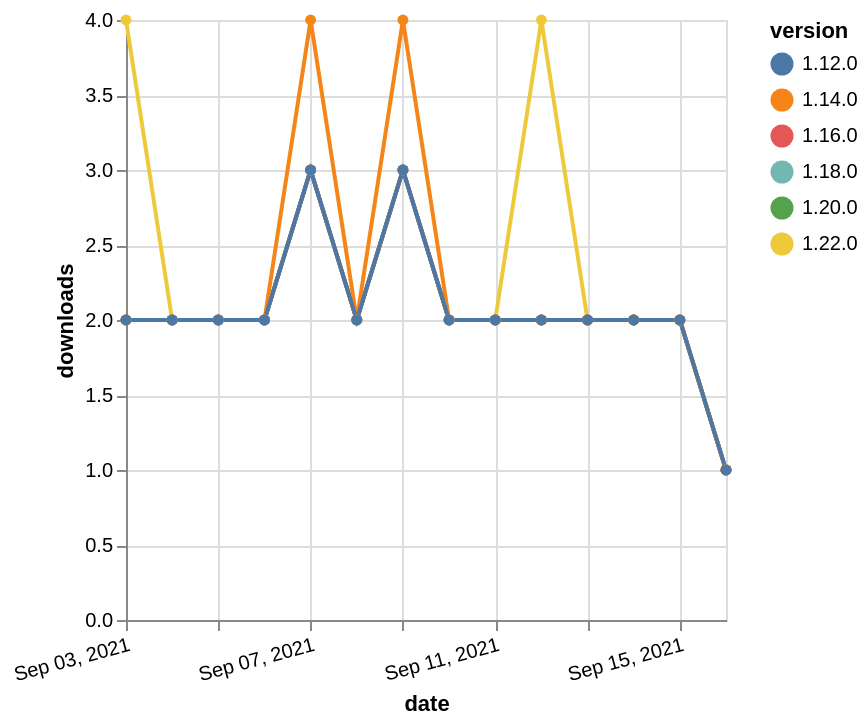

Here is the Vega-Lite specification saved for this chart:
### Vega-Lite specification from a JSON file in a GitHub repository (floating-point values rounded to 4 significant figures)
{"$schema": "https://vega.github.io/schema/vega-lite/v5.json", "description": "A simple bar chart with embedded data.", "data": {"values": [{"date": "2021-09-03", "total": 1661, "delta": 2, "version": "1.18.0"}, {"date": "2021-09-04", "total": 1663, "delta": 2, "version": "1.18.0"}, {"date": "2021-09-05", "total": 1665, "delta": 2, "version": "1.18.0"}, {"date": "2021-09-06", "total": 1667, "delta": 2, "version": "1.18.0"}, {"date": "2021-09-07", "total": 1670, "delta": 3, "version": "1.18.0"}, {"date": "2021-09-08", "total": 1672, "delta": 2, "version": "1.18.0"}, {"date": "2021-09-09", "total": 1675, "delta": 3, "version": "1.18.0"}, {"date": "2021-09-10", "total": 1677, "delta": 2, "version": "1.18.0"}, {"date": "2021-09-11", "total": 1679, "delta": 2, "version": "1.18.0"}, {"date": "2021-09-12", "total": 1681, "delta": 2, "version": "1.18.0"}, {"date": "2021-09-13", "total": 1683, "delta": 2, "version": "1.18.0"}, {"date": "2021-09-14", "total": 1685, "delta": 2, "version": "1.18.0"}, {"date": "2021-09-15", "total": 1687, "delta": 2, "version": "1.18.0"}, {"date": "2021-09-16", "total": 1688, "delta": 1, "version": "1.18.0"}, {"date": "2021-09-03", "total": 1005, "delta": 4, "version": "1.22.0"}, {"date": "2021-09-04", "total": 1007, "delta": 2, "version": "1.22.0"}, {"date": "2021-09-05", "total": 1009, "delta": 2, "version": "1.22.0"}, {"date": "2021-09-06", "total": 1011, "delta": 2, "version": "1.22.0"}, {"date": "2021-09-07", "total": 1014, "delta": 3, "version": "1.22.0"}, {"date": "2021-09-08", "total": 1016, "delta": 2, "version": "1.22.0"}, {"date": "2021-09-09", "total": 1019, "delta": 3, "version": "1.22.0"}, {"date": "2021-09-10", "total": 1021, "delta": 2, "version": "1.22.0"}, {"date": "2021-09-11", "total": 1023, "delta": 2, "version": "1.22.0"}, {"date": "2021-09-12", "total": 1027, "delta": 4, "version": "1.22.0"}, {"date": "2021-09-13", "total": 1029, "delta": 2, "version": "1.22.0"}, {"date": "2021-09-14", "total": 1031, "delta": 2, "version": "1.22.0"}, {"date": "2021-09-15", "total": 1033, "delta": 2, "version": "1.22.0"}, {"date": "2021-09-16", "total": 1034, "delta": 1, "version": "1.22.0"}, {"date": "2021-09-03", "total": 1485, "delta": 2, "version": "1.20.0"}, {"date": "2021-09-04", "total": 1487, "delta": 2, "version": "1.20.0"}, {"date": "2021-09-05", "total": 1489, "delta": 2, "version": "1.20.0"}, {"date": "2021-09-06", "total": 1491, "delta": 2, "version": "1.20.0"}, {"date": "2021-09-07", "total": 1494, "delta": 3, "version": "1.20.0"}, {"date": "2021-09-08", "total": 1496, "delta": 2, "version": "1.20.0"}, {"date": "2021-09-09", "total": 1499, "delta": 3, "version": "1.20.0"}, {"date": "2021-09-10", "total": 1501, "delta": 2, "version": "1.20.0"}, {"date": "2021-09-11", "total": 1503, "delta": 2, "version": "1.20.0"}, {"date": "2021-09-12", "total": 1505, "delta": 2, "version": "1.20.0"}, {"date": "2021-09-13", "total": 1507, "delta": 2, "version": "1.20.0"}, {"date": "2021-09-14", "total": 1509, "delta": 2, "version": "1.20.0"}, {"date": "2021-09-15", "total": 1511, "delta": 2, "version": "1.20.0"}, {"date": "2021-09-16", "total": 1512, "delta": 1, "version": "1.20.0"}, {"date": "2021-09-03", "total": 2061, "delta": 2, "version": "1.16.0"}, {"date": "2021-09-04", "total": 2063, "delta": 2, "version": "1.16.0"}, {"date": "2021-09-05", "total": 2065, "delta": 2, "version": "1.16.0"}, {"date": "2021-09-06", "total": 2067, "delta": 2, "version": "1.16.0"}, {"date": "2021-09-07", "total": 2070, "delta": 3, "version": "1.16.0"}, {"date": "2021-09-08", "total": 2072, "delta": 2, "version": "1.16.0"}, {"date": "2021-09-09", "total": 2075, "delta": 3, "version": "1.16.0"}, {"date": "2021-09-10", "total": 2077, "delta": 2, "version": "1.16.0"}, {"date": "2021-09-11", "total": 2079, "delta": 2, "version": "1.16.0"}, {"date": "2021-09-12", "total": 2081, "delta": 2, "version": "1.16.0"}, {"date": "2021-09-13", "total": 2083, "delta": 2, "version": "1.16.0"}, {"date": "2021-09-14", "total": 2085, "delta": 2, "version": "1.16.0"}, {"date": "2021-09-15", "total": 2087, "delta": 2, "version": "1.16.0"}, {"date": "2021-09-16", "total": 2088, "delta": 1, "version": "1.16.0"}, {"date": "2021-09-03", "total": 2494, "delta": 2, "version": "1.14.0"}, {"date": "2021-09-04", "total": 2496, "delta": 2, "version": "1.14.0"}, {"date": "2021-09-05", "total": 2498, "delta": 2, "version": "1.14.0"}, {"date": "2021-09-06", "total": 2500, "delta": 2, "version": "1.14.0"}, {"date": "2021-09-07", "total": 2504, "delta": 4, "version": "1.14.0"}, {"date": "2021-09-08", "total": 2506, "delta": 2, "version": "1.14.0"}, {"date": "2021-09-09", "total": 2510, "delta": 4, "version": "1.14.0"}, {"date": "2021-09-10", "total": 2512, "delta": 2, "version": "1.14.0"}, {"date": "2021-09-11", "total": 2514, "delta": 2, "version": "1.14.0"}, {"date": "2021-09-12", "total": 2516, "delta": 2, "version": "1.14.0"}, {"date": "2021-09-13", "total": 2518, "delta": 2, "version": "1.14.0"}, {"date": "2021-09-14", "total": 2520, "delta": 2, "version": "1.14.0"}, {"date": "2021-09-15", "total": 2522, "delta": 2, "version": "1.14.0"}, {"date": "2021-09-16", "total": 2523, "delta": 1, "version": "1.14.0"}, {"date": "2021-09-03", "total": 2343, "delta": 2, "version": "1.12.0"}, {"date": "2021-09-04", "total": 2345, "delta": 2, "version": "1.12.0"}, {"date": "2021-09-05", "total": 2347, "delta": 2, "version": "1.12.0"}, {"date": "2021-09-06", "total": 2349, "delta": 2, "version": "1.12.0"}, {"date": "2021-09-07", "total": 2352, "delta": 3, "version": "1.12.0"}, {"date": "2021-09-08", "total": 2354, "delta": 2, "version": "1.12.0"}, {"date": "2021-09-09", "total": 2357, "delta": 3, "version": "1.12.0"}, {"date": "2021-09-10", "total": 2359, "delta": 2, "version": "1.12.0"}, {"date": "2021-09-11", "total": 2361, "delta": 2, "version": "1.12.0"}, {"date": "2021-09-12", "total": 2363, "delta": 2, "version": "1.12.0"}, {"date": "2021-09-13", "total": 2365, "delta": 2, "version": "1.12.0"}, {"date": "2021-09-14", "total": 2367, "delta": 2, "version": "1.12.0"}, {"date": "2021-09-15", "total": 2369, "delta": 2, "version": "1.12.0"}, {"date": "2021-09-16", "total": 2370, "delta": 1, "version": "1.12.0"}]}, "width": "container", "mark": {"type": "line", "point": {"filled": true}}, "encoding": {"x": {"field": "date", "type": "temporal", "timeUnit": "yearmonthdate", "title": "date", "axis": {"labelAngle": -15}}, "y": {"field": "delta", "type": "quantitative", "title": "downloads"}, "color": {"field": "version", "type": "nominal"}, "tooltip": {"field": "delta"}}}
